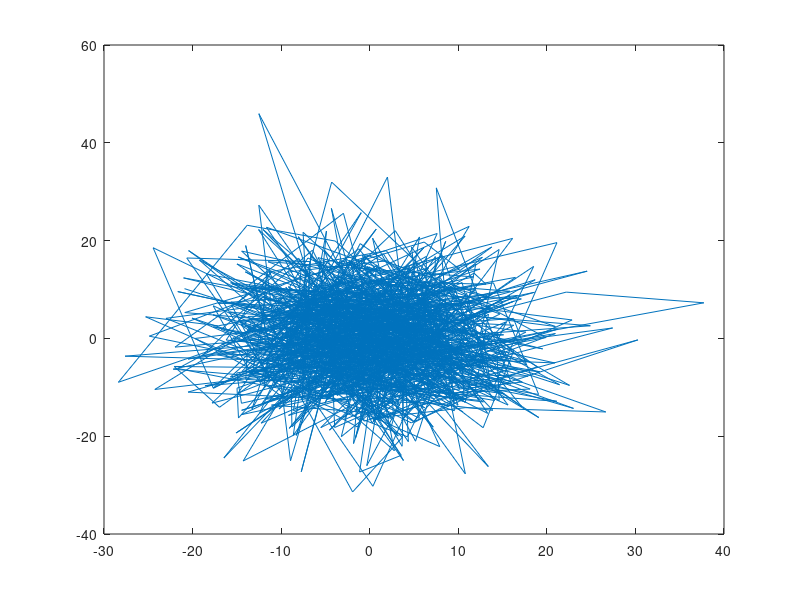

Reproduce this figure in MATLAB. (Note: this script raises an error after producing the figure.)
function drawParticle_test()
close all; 
figure; plot(10*randn(1,1000),10*randn(1,1000)); hold on;
% drawParticle(1,1,180,'red')
hold on;
% drawParticle(-3,4,70,'red')
drawParticle(0,0,45,'red')
drawParticle(50,50,270,'g')
axis equal
end

